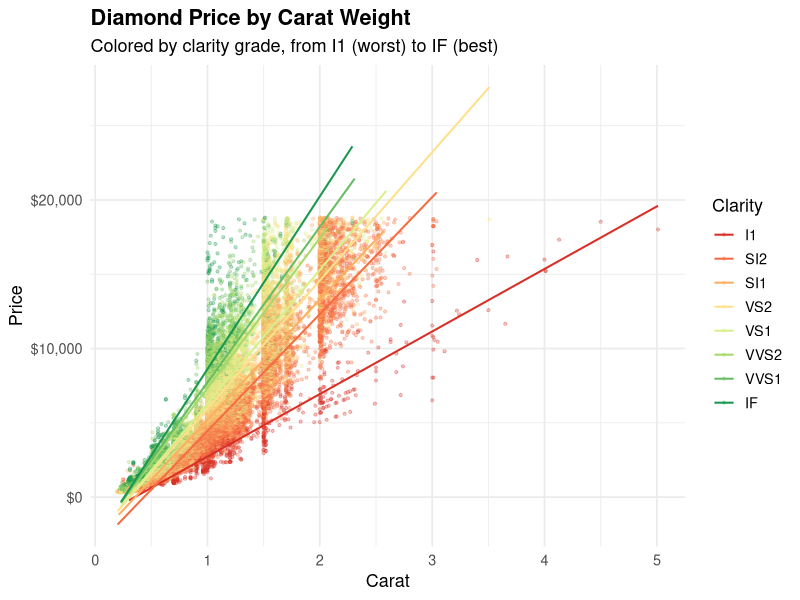

The R script that drew this image:
## ---- chunk 1
suppressPackageStartupMessages(library(tidyverse))
## ---- chunk 2
#| message: false
ggplot(diamonds, aes(x = carat, y = price, color = clarity)) +
  geom_point(alpha = 0.3, size = 0.8) +
  geom_smooth(method = "lm", se = FALSE, linewidth = 0.7) +
  scale_color_brewer(palette = "RdYlGn") +
  scale_y_continuous(labels = scales::dollar) +
  labs(
    title = "Diamond Price by Carat Weight",
    subtitle = "Colored by clarity grade, from I1 (worst) to IF (best)",
    x = "Carat",
    y = "Price",
    color = "Clarity"
  ) +
  theme_minimal(base_size = 13) +
  theme(
    plot.title = element_text(face = "bold"),
    legend.position = "right"
  )
